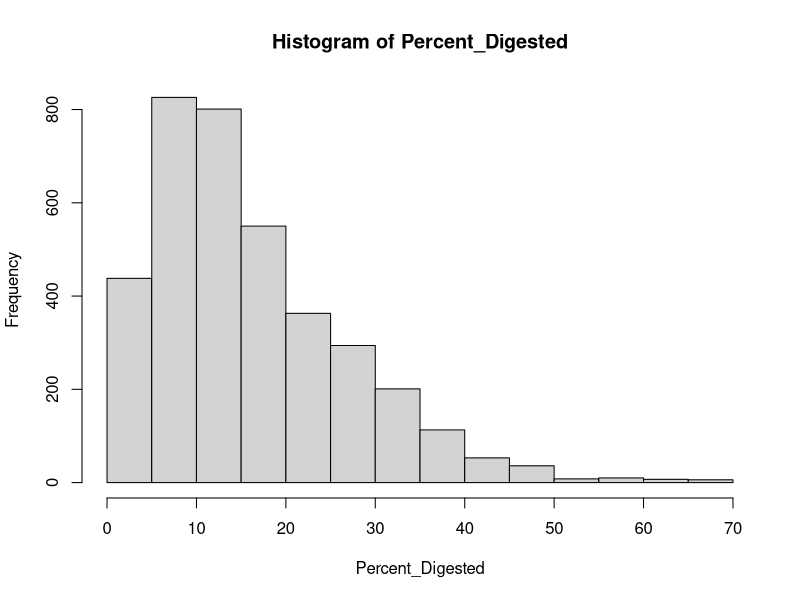
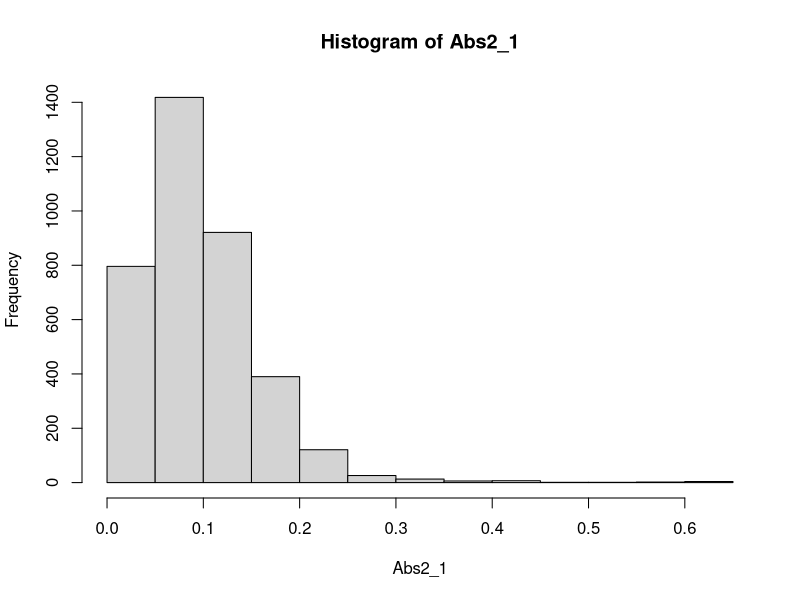
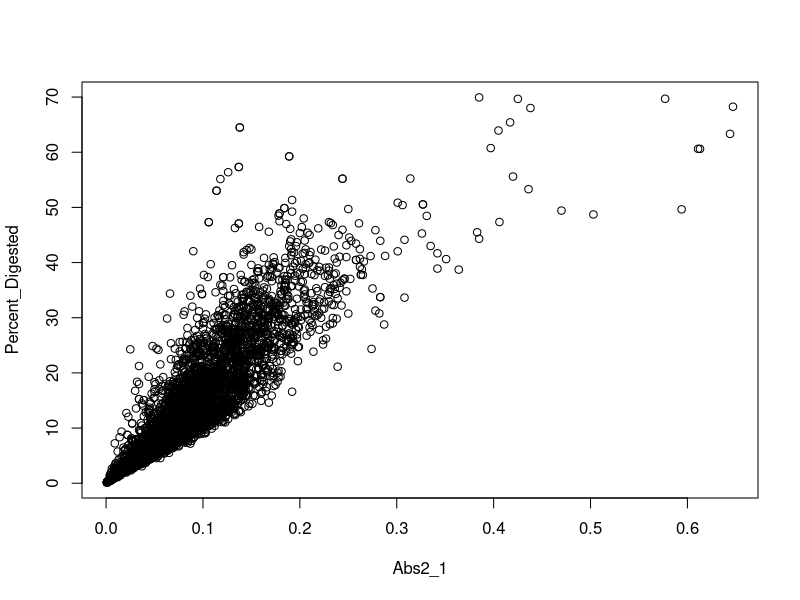
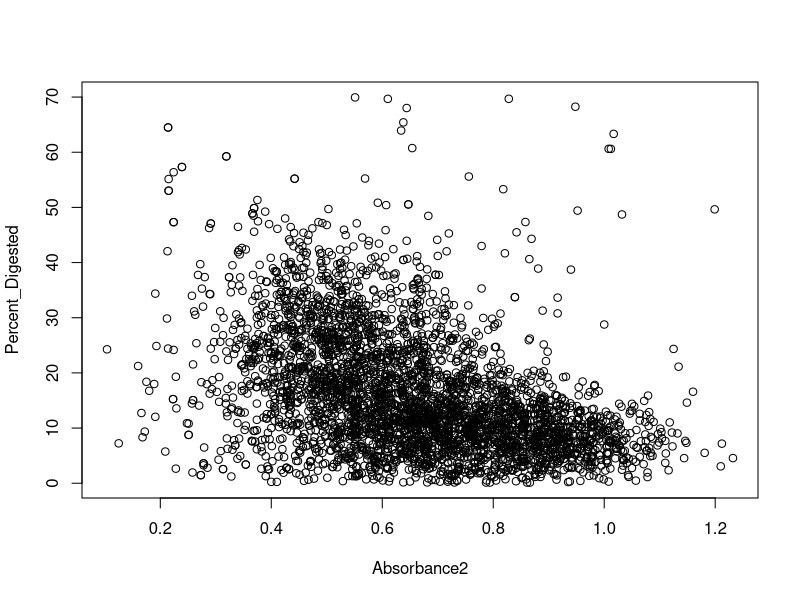
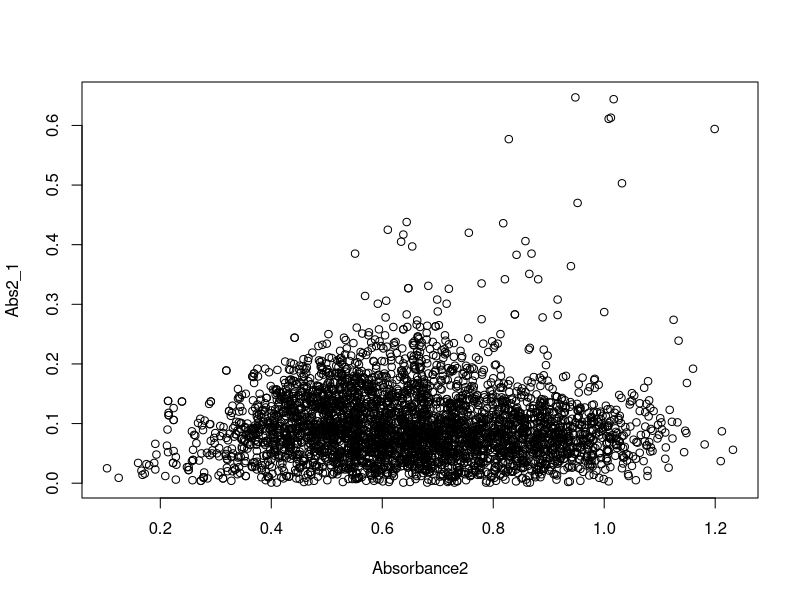
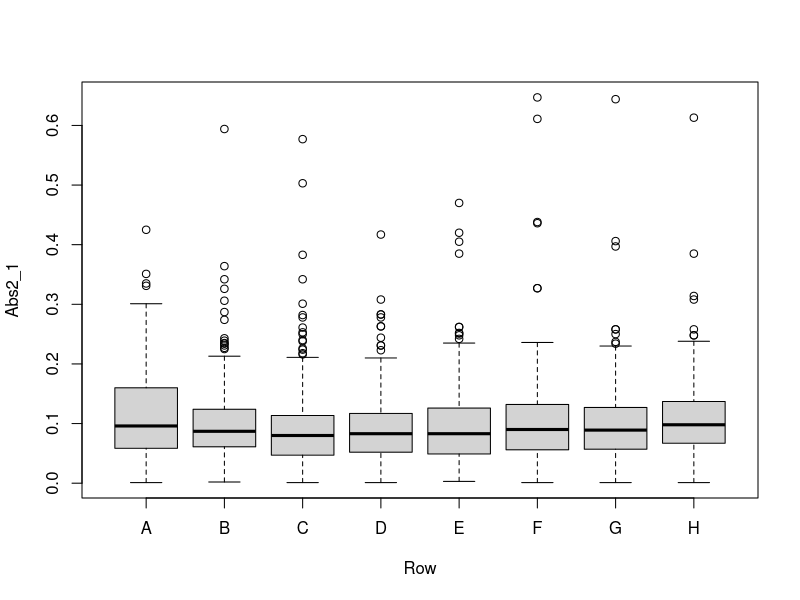
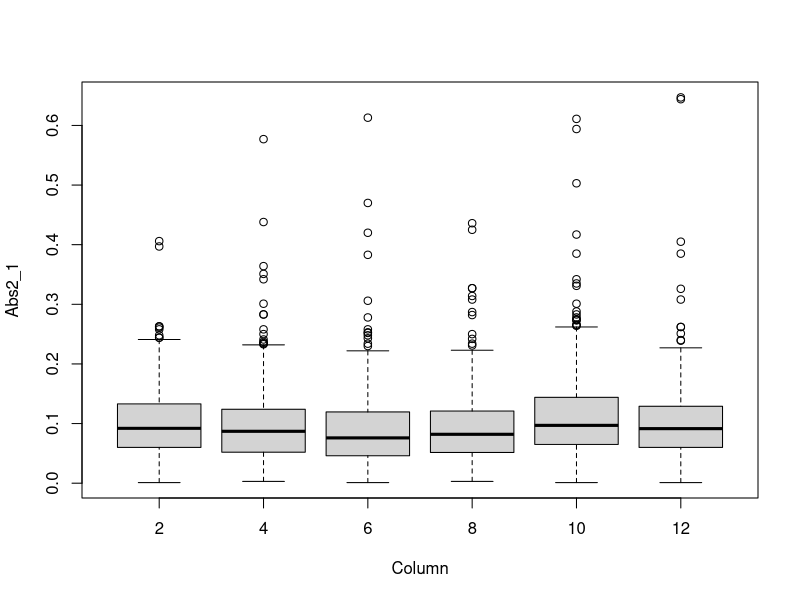
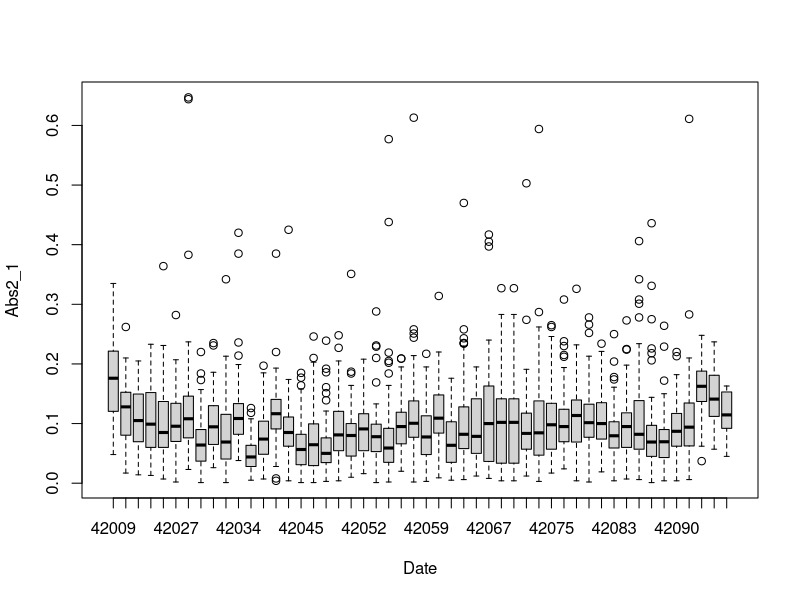

These figures' R source, in order: (Note: this script raises an error after producing the figures.)
# Set working directory (change to where your file is located)
setwd("../Desktop/Rworkshop")

# Read in dataset (I added the abs2-abs1 value and changed "%" to "Percent_",
# but otherwise it's the same as what you sent)
mapdat = read.csv("mapping_pop_data.csv", header=T)

# Examine imported data
str(mapdat)
head(mapdat)
tail(mapdat)

# Attach dataset
attach(mapdat)

# Examine distribution of response data and its change by variables
hist(Percent_Digested)
hist(Abs2_1)
plot(Percent_Digested~Abs2_1)
plot(Percent_Digested~Absorbance2)
plot(Abs2_1~Absorbance2)
# I saw what you were talking about in the above plots; seems to indicate Abs2_1
# is indeed better than Percent_Digested so that's what I use for the remainder
# of the script but this could be altered.
boxplot(Abs2_1~Row)
boxplot(Abs2_1~Column)
boxplot(Abs2_1~Date)
boxplot(Abs2_1~Plate)

# Rename variables for ease of use
# Could use Percent_Digested instead of Ab2_1
DIGESTIBILITY = as.numeric(Abs2_1)
LINE=as.factor(Individual)
ROW=as.factor(Row)
COL=as.factor(Column)
DATE=as.factor(Date)
PLATE=as.factor(Plate)

# Do basic ANOVA to look at significance of factors
anova(lm(DIGESTIBILITY~LINE+ROW+COL+PLATE))

# Row is not significant; will exclude this from future calculations

# Calculate variance components
# requires lme4 package -- go to menu Packages->Install Packages...
# to install, and then load using:
library(lme4)

# Linear Model with random effects for variance components
digvarcomp=lmer(DIGESTIBILITY~(1|LINE)+(1|COL)+(1|PLATE)+(1|LINE:COL)+(1|LINE:PLATE))
# Extract variance components
summary(digvarcomp)

# If you re-run with different models and maximize
# either the REML criterion or the heritability estimates,
# the best results are to use only LINE as a predictor,
# ie just use line means instead of BLUPs. I will continue
# with the BLUP calculations using COL and PLATE since they
# were significant, but this is something to think about.
# I have also included calculation of line means and the
# comparison of the top/bottom line selections using
# BLUP vs line mean. Which you use is ultimately up to you!

# BLUPs
# fit the model
digmodel=lmer(DIGESTIBILITY~(1|LINE)+(1|COL)+(1|PLATE)+(1|LINE:COL)+(1|LINE:PLATE))

# pred BLUPS
digblup=ranef(digmodel)
# look at output structure
str(digblup)
# extract blup for line
diglineblup=digblup$LINE
# see the structure of the blup for each line
str(diglineblup)
# save the output
write.csv(diglineblup, file="Digestibility_Line_BLUPS.csv")

# Creating plots with the BLUPs
# Create a numeric vector with the BLUP for each line
LINEBLUP = diglineblup[,1]
# Create a histogram with the BLUP for each line
hist(LINEBLUP)

# Compare BLUP to line means on a scatterplot
lmean=tapply(DIGESTIBILITY,LINE,mean)
plot(LINEBLUP,lmean)

# Compare top/bottom selections made by BLUP to those of line means
lmean<-lmean[order(lmean)]
diglineblup<-diglineblup[order(diglineblup[1]),,drop=FALSE]
botmean<-head(lmean,100)
topmean<-tail(lmean,100)
botblup<-head(diglineblup,100)
topblup<-tail(diglineblup,100)
length(intersect(rownames(topmean),rownames(topblup)))
length(intersect(rownames(botmean),rownames(botblup)))

# Can do the same for top/bot 20 instead of top/bot 100
bot20mean<-head(lmean,20)
top20mean<-tail(lmean,20)
bot20blup<-head(diglineblup,20)
top20blup<-tail(diglineblup,20)
length(intersect(rownames(top20mean),rownames(top20blup)))
length(intersect(rownames(bot20mean),rownames(bot20blup)))

# Can write any of these datasets to a file using this or similar:
write.csv(topblup,file="Top 100 BLUP.csv")
write.csv(botblup,file="Bot 100 BLUP.csv")
write.csv(topmean,file="Top 100 lmeans.csv")
write.csv(botmean,file="Bot 100 lmeans.csv")


